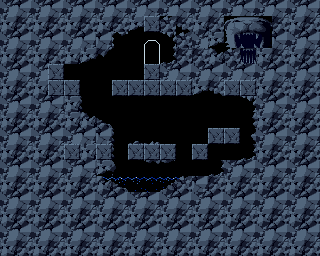

Tiled map render using the project's own tile images. Description and the whole map definition, tile-layer contents included, below:
An orthogonal 20x16 tile map with 16x16 px tiles, 3 tile layers (Background, Tile Layer 2, blocks), 2 tilesets and 24 objects (player).

<map version="1.2" tiledversion="1.3.4" orientation="orthogonal" renderorder="right-down" width="20" height="16" tilewidth="16" tileheight="16" infinite="0" nextlayerid="8" nextobjectid="52">
 <tileset firstgid="1" source="../tilesets/PrtCave.tsx" />
 <tileset firstgid="81" source="../tilesets/NpcSym.tsx" />
 <layer id="1" name="Background" width="20" height="16">
  <data encoding="csv">
1,1,1,1,1,1,1,1,1,1,1,1,1,1,1,1,1,1,1,1,
1,1,1,1,1,1,1,1,1,1,1,1,1,1,1,1,1,1,1,1,
1,1,1,1,1,1,1,1,1,1,1,1,1,1,1,1,1,1,1,1,
1,1,1,1,1,1,1,1,1,1,1,1,1,1,1,1,1,1,1,1,
1,1,1,1,1,1,1,1,1,1,1,1,1,1,1,1,1,1,1,1,
1,1,1,1,1,1,1,1,1,1,1,1,1,1,1,1,1,1,1,1,
1,1,1,1,1,1,1,1,1,1,1,1,1,1,1,1,1,1,1,1,
1,1,1,1,1,1,1,1,1,1,1,1,1,1,1,1,1,1,1,1,
1,1,1,1,1,1,1,1,1,1,1,1,1,1,1,1,1,1,1,1,
1,1,1,1,1,1,1,1,1,1,1,1,1,1,1,1,1,1,1,1,
1,1,1,1,1,1,1,1,1,1,1,1,1,1,1,1,1,1,1,1,
1,1,1,1,1,1,1,1,1,1,1,1,1,1,1,1,1,1,1,1,
1,1,1,1,1,1,1,1,1,1,1,1,1,1,1,1,1,1,1,1,
1,1,1,1,1,1,1,1,1,1,1,1,1,1,1,1,1,1,1,1,
1,1,1,1,1,1,1,1,1,1,1,1,1,1,1,1,1,1,1,1,
1,1,1,1,1,1,1,1,1,1,1,1,1,1,1,1,1,1,1,1
</data>
 </layer>
 <layer id="2" name="Tile Layer 2" width="20" height="16">
  <data encoding="csv">
33,34,33,34,33,34,33,34,33,34,33,34,33,34,33,34,33,34,33,34,
49,50,49,50,49,50,49,50,3,2,22,6,49,50,39,40,41,50,49,50,
33,34,33,34,33,34,34,36,0,11,37,22,33,3,55,56,57,34,33,34,
49,50,49,50,49,3,4,0,0,27,53,50,50,19,22,72,49,50,49,50,
33,34,33,2,0,0,0,0,0,0,33,34,33,34,33,34,33,34,33,34,
49,50,49,2,0,0,0,0,0,0,0,0,3,6,0,0,49,50,49,50,
33,34,33,34,49,54,0,0,0,0,0,0,0,0,0,37,33,34,33,34,
49,50,49,50,49,19,20,0,0,0,0,0,0,0,0,51,49,50,49,50,
33,34,33,34,33,34,34,54,18,17,0,0,0,0,0,35,33,34,33,34,
49,50,49,50,0,49,0,54,0,0,0,0,0,0,0,53,49,50,49,50,
33,34,33,34,33,34,3,38,0,65,66,0,0,53,33,34,33,34,33,34,
49,50,49,50,49,50,7,8,14,15,9,10,34,50,49,50,49,50,49,50,
33,34,33,34,33,34,33,34,33,34,33,34,33,34,33,34,33,34,33,34,
49,50,49,50,49,50,49,50,49,50,49,50,49,50,49,50,49,50,49,50,
33,34,33,34,33,34,33,34,33,34,33,34,33,34,33,34,33,34,33,34,
49,50,49,50,49,50,49,50,49,50,49,50,49,50,49,50,49,50,49,50
</data>
 </layer>
 <layer id="3" name="blocks" width="20" height="16">
  <data encoding="csv">
0,0,0,0,0,0,0,0,0,0,0,0,0,0,0,0,0,0,0,0,
0,0,0,0,0,0,0,0,0,0,0,0,0,0,0,0,0,0,0,0,
0,0,0,0,0,0,0,0,0,0,0,0,0,0,0,0,0,0,0,0,
0,0,0,0,0,0,0,0,0,0,0,0,0,0,0,0,0,0,0,0,
0,0,0,0,0,0,0,0,0,2,0,0,0,0,0,0,0,0,0,0,
0,0,0,0,2,0,0,2,2,2,2,2,0,0,2,2,0,0,0,0,
0,0,0,0,0,0,0,0,0,0,0,0,0,0,0,0,0,0,0,0,
0,0,0,0,0,0,0,0,0,0,0,0,0,67,67,0,0,0,0,0,
0,0,0,0,0,0,0,0,0,0,0,0,0,2,2,0,0,0,0,0,
0,0,0,0,2,0,2,0,2,2,2,0,2,0,0,0,0,0,0,0,
0,0,0,0,0,0,0,0,0,0,0,0,0,0,0,0,0,0,0,0,
0,0,0,0,0,0,0,0,0,0,0,0,0,0,0,0,0,0,0,0,
0,0,0,0,0,0,0,0,0,0,0,0,0,0,0,0,0,0,0,0,
0,0,0,0,0,0,0,0,0,0,0,0,0,0,0,0,0,0,0,0,
0,0,0,0,0,0,0,0,0,0,0,0,0,0,0,0,0,0,0,0,
0,0,0,0,0,0,0,0,0,0,0,0,0,0,0,0,0,0,0,0
</data>
 </layer>
 <objectgroup id="4" name="collisions">
  <object id="21" x="128.25" y="144" width="46.4773" height="15.5758" />
  <object id="23" x="63" y="190.583" width="176" height="22.75" />
  <object id="24" x="224" y="160" width="48" height="25" />
  <object id="25" x="256" y="80" width="16" height="80" />
  <object id="26" x="224" y="80" width="32" height="16" />
  <object id="27" x="208" y="128" width="32" height="15.2727" />
  <object id="28" x="192.636" y="144" width="14.6969" height="15.4545" />
  <object id="29" x="63.5" y="128" width="47.5909" height="63.1667" />
  <object id="30" x="48" y="80" width="32" height="48" />
  <object id="31" x="112.5" y="80" width="79.5" height="16" />
  <object id="32" x="191.75" y="74" width="32.5" height="15" />
  <object id="33" x="48" y="16" width="32" height="48" />
  <object id="34" x="144" y="64" width="32.25" height="16" />
  <object id="37" x="80" y="16" width="112" height="16" />
  <object id="38" x="176.326" y="31.9833" width="16.1739" height="48.2667" />
  <object id="39" x="48" y="64" width="16" height="16" />
  <object id="40" x="80" y="32" width="32" height="16" />
  <object id="48" x="185.091" y="176.333" width="38.9091" height="16.3333" />
 </objectgroup>
 <objectgroup id="5" name="spawnpoints">
  <object id="41" name="player" x="148.727" y="127.455" width="5.45455" height="5.63636">
   <ellipse />
  </object>
 </objectgroup>
 <objectgroup id="6" name="slopes">
  <object id="43" x="79.9581" y="111.41">
   <polyline points="0,0 30.3869,16.5951" />
  </object>
  <object id="44" x="110.952" y="176.87">
   <polyline points="0,0 24.8737,13.7138" />
  </object>
  <object id="45" x="185.096" y="176.362">
   <polyline points="0,0 -26.1065,14.2113" />
  </object>
  <object id="47" x="160.333" y="64.3333">
   <polyline points="0,0 16.3333,-5.66667" />
  </object>
 </objectgroup>
 <objectgroup id="7" name="doors">
  <object id="51" x="147.253" y="47.1499" width="9.57147" height="16.9053">
   <properties>
    <property name="destination" value="map2" />
   </properties>
  </object>
 </objectgroup>
</map>